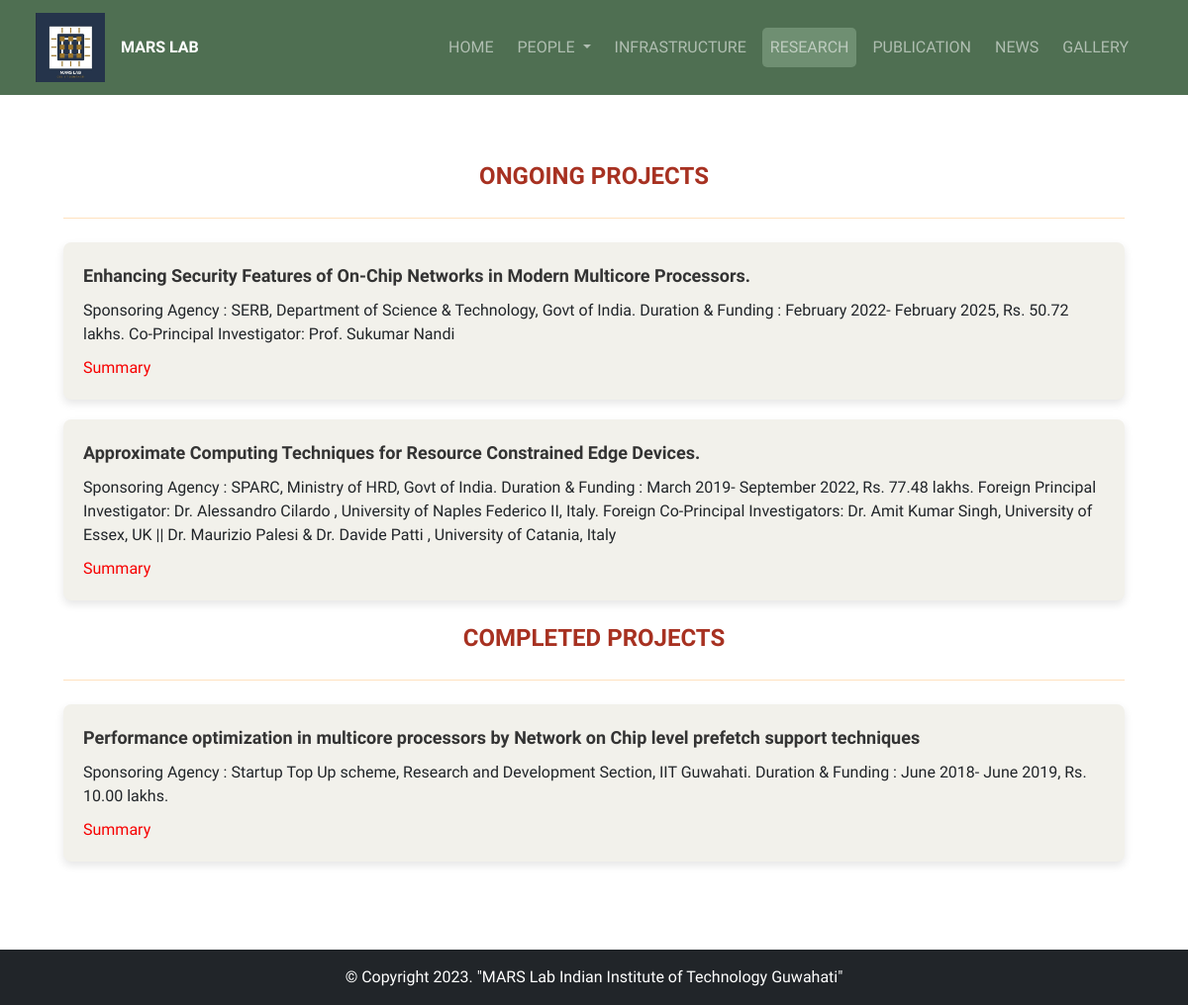
Screenshot of /research/ with the database file from the repository.
### mars/models.py (models this page shows, shortened)
class Research(models.Model):
    title = models.CharField(max_length=500)
    details = models.TextField()
    summary = models.TextField()
    researchtype = models.CharField(
        max_length=5,
        choices=ResearchType.choices,
        default=ResearchType.ONGOING,
    )

### mars/views.py (the view)
# urls.py: path('research/',views.research, name ='research'),
def research(request):
    display_news = News.objects.filter(display=True)
    researchs = Research.objects.all()
    Ongoing =  [research for research in researchs if research.researchtype == 'og' ]
    completed = [research for research in researchs if research.researchtype == 'comp' ]
    context ={
        'ongoing': Ongoing,
        'completed':completed,
        'display_news':display_news
    }
    return render(request,'mars/research.html',context)

### mars/templates/mars/research.html
{% extends "mars/home.html" %}
{% load static %}
{% block content %}
<link rel="stylesheet" href="{% static 'mars/research.css' %}">
<div class="container">
    {% if ongoing %}
    <div class="project-title">ONGOING PROJECTS</div>
    <hr class="my-4 custom-line">
    {% for research in ongoing%}
    <div class="project-card">
      <div class="project-card-content">
        <div class="project-title-card">{{ research.title }}</div>
        <div class="project-details">
          {{ research.details }}
        </div>
        <div class="project-summary">
          {{ research.summary }}
        </div>
      </div>
    </div>
    {% endfor %}
    {% endif %}
    {% if completed %}
    <div class="project-title">COMPLETED PROJECTS</div>
    <hr class="my-4 custom-line">
    {% for research in completed %}
    <div class="project-card">
      <div class="project-card-content">
        <div class="project-title-card">{{ research.title }}</div>
        <div class="project-details">
          {{ research.details }}
        </div>
        <div class="project-summary">
          {{ research.summary }}
        </div>
      </div>
    </div>
    {% endfor %}
    {% endif %}
</div>
{% endblock content %}

### mars/templates/mars/home.html (shortened to what this page needs)
{% load static %}
<!DOCTYPE html>
<html lang="en">
<head>
  <link href="https://cdn.jsdelivr.net/npm/bootstrap@5.2.3/dist/css/bootstrap.min.css" rel="stylesheet">
  <link href="https://getbootstrap.com/docs/5.2/assets/css/docs.css" rel="stylesheet">
  <link rel="stylesheet" href="{% static 'mars/style.css' %}">
</head>
<body>
<nav class="navbar navbar-dark navbar-expand-lg fixed-top" style="background-color: #4F6F52;">
  <div class="container-fluid mx-4">
      <a class="navbar-brand" href="{% url 'mars_home' %}">
          <img src="{% static 'mars/logo_2.jpeg' %}" width="70" height="70" alt="...">
      </a>
      <a style="color: white; font-weight:700;">MARS LAB</a>
      <div class="collapse navbar-collapse mx-2" id="navbarNav">
          <ul class="navbar-nav ms-auto">
              <li class="nav-item active mx-2">
                  <a class="nav-link {% if request.resolver_match.url_name ==  'mars_home' %}active-menu{% endif %}" href="{% url 'mars_home' %}">HOME</a>
              </li>
              <li class="nav-item dropdown">
                <a class="nav-link dropdown-toggle "  href="#" role="button" data-bs-toggle="dropdown" aria-expanded="false">
                    PEOPLE
                </a>
            </li>
            <li class="nav-item mx-2">
                <a class="nav-link {% if request.resolver_match.url_name ==  'infrastructure' %}active-menu{% endif %} " href="{% url 'infrastructure' %}">INFRASTRUCTURE</a>
            </li>
            <li class="nav-item">
                <a class="nav-link {% if request.resolver_match.url_name ==  'research' %}active-menu{% endif %}" href="{% url 'research' %}">RESEARCH</a>
            </li>
            <li class="nav-item mx-2">
                <a class="nav-link {% if request.resolver_match.url_name ==  'publications' %}active-menu{% endif %}" href="{% url 'publications' %}">PUBLICATION</a>
            </li>
            <li class="nav-item ">
                <a class="nav-link {% if request.resolver_match.url_name ==  'news' %}active-menu{% endif %}" href="{% url 'news' %}">NEWS</a>
            </li>
            <li class="nav-item mx-2">
              <a class="nav-link {% if request.resolver_match.url_name ==  'gallery' %}active-menu{% endif %}" href="{% url 'gallery' %}">GALLERY</a>
          </li>
          </ul>
      </div>
  </div>
</nav>
<div class="marquee">
  {% for post in display_news %}
      <div class="marquee-content d-flex">
      </div>
  {% endfor %}
</div>
<div class="container">
  {% block content %} {% endblock content %}
</div>
  <footer class="text-white text-center py-3 bg-dark">
    <div>
      <p class="mb-0">&copy; Copyright 2023. "MARS Lab Indian Institute of Technology Guwahati"</p>
    </div>
  </footer>
</body>
</html>

### mars/static/mars/style.css (style rules this page uses)
body { margin: 0 auto; min-height: 100%; flex-direction: column; box-sizing: border-box; font-family: 'Forum'; transition: background-color 0.3s, color 0.3s; }
.container { width: 70rem; margin: auto; max-width: 100%; }
.active-menu { background-color: #6F8F72; border-radius: 5px; }
html { height: 100%; scroll-behavior: smooth; }
.marquee { margin: auto; margin-top: 100px; width: 70%; overflow: hidden; box-sizing: border-box; }
.marquee-content { display: inline-block; white-space: nowrap; padding-left: 100%; animation: marquee 15s linear infinite; }
footer { margin-top: auto; }

### mars/static/mars/research.css (style rules this page uses)
.container { min-height: 100vh; }
.project-title { text-align: center; font-size: 24px; font-weight: bold; color: #A73121;; margin-bottom: 20px; margin-top: 20px; }
.project-card { background-color: #F2F1EB; box-shadow: 0 4px 8px rgba(0, 0, 0, 0.1); border-radius: 8px; overflow: hidden; margin: 20px 0; transition: transform 0.3s ease-in-out; }
.project-card-content { padding: 20px; }
.project-title-card { font-size: 18px; font-weight: bold; color: #333; margin-bottom: 10px; }
.project-details { margin-bottom: 10px; }
.project-summary { color: #f70000; }
.custom-line { border-color: darkorange; }

### rows the page displays
Research: title "Enhancing Security Features of On-Chip Networks in Modern Multicore Processors.", details "Sponsoring Agency : SERB, Department of Science & Technology, Govt of India. Duration & Funding : February 2022- February 2025, Rs. 50.72 lakhs. Co-Principal Investigator: Prof. Sukumar Nandi", summary "Summary"
Research: title "Approximate Computing Techniques for Resource Constrained Edge Devices.", details "Sponsoring Agency : SPARC, Ministry of HRD, Govt of India. Duration & Funding : March 2019- September 2022, Rs. 77.48 lakhs. Foreign Principal Investigator: Dr. Alessandro Cilardo , University of Naples Federico II, Italy. Foreign Co-Principal Investigators: Dr. Amit Kumar Singh, University of Essex, UK || Dr. Maurizio Palesi & Dr. Davide Patti , University of Catania, Italy", summary "Summary"
Research: title "Performance optimization in multicore processors by Network on Chip level prefetch support techniques", details "Sponsoring Agency : Startup Top Up scheme, Research and Development Section, IIT Guwahati. Duration & Funding : June 2018- June 2019, Rs. 10.00 lakhs.", summary "Summary"
